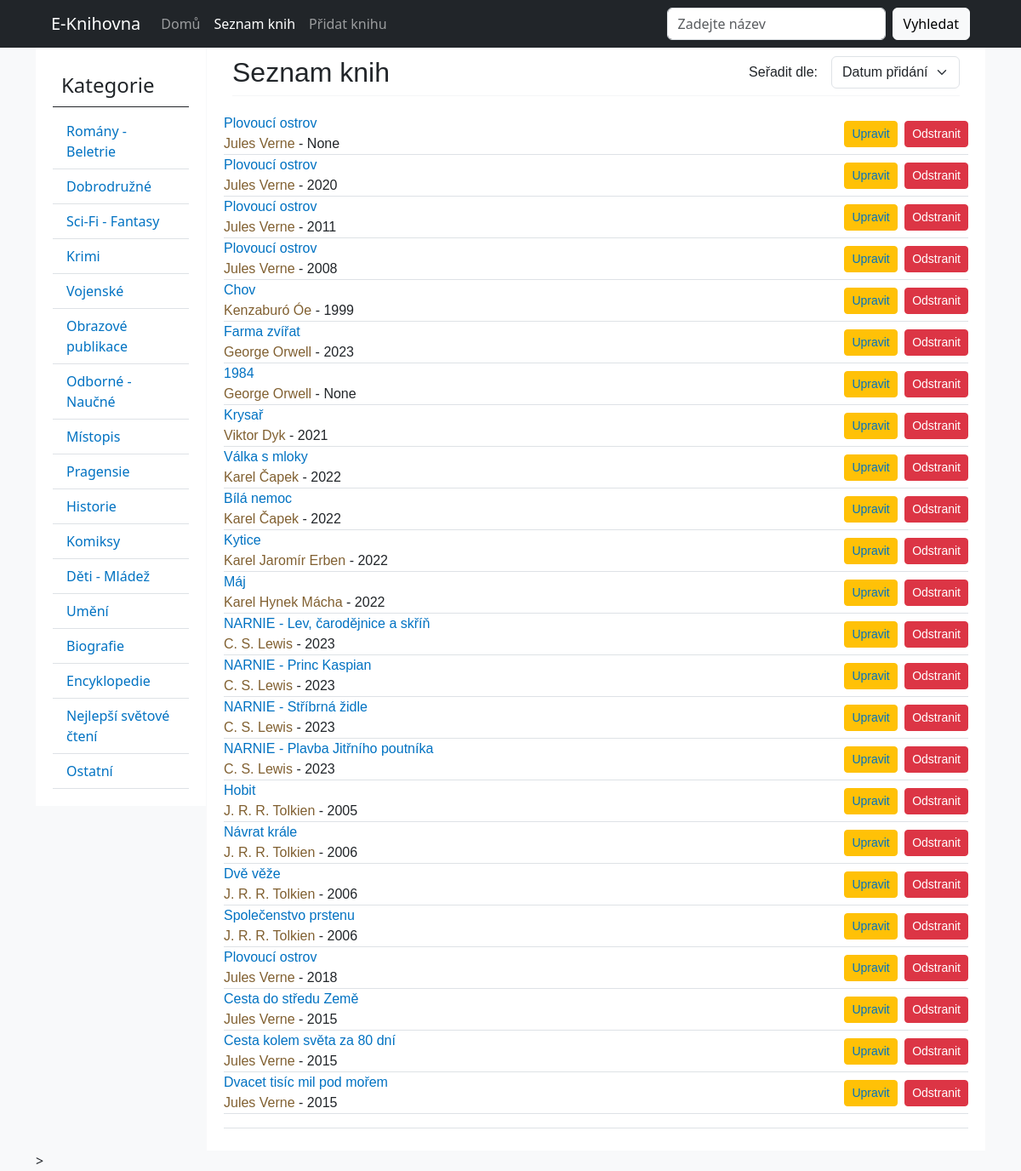
Screenshot of /seznam_knih/ with the database file from the repository.
### polls/models.py (models this page shows, shortened)
class Book(models.Model):
    ROMANCE = "Romány - Beletrie"
    ADVENTURE = "Dobrodružné"
    SCIFI = "Sci-Fi - Fantasy"
    CRIMI = "Krimi"
    MILITARY = "Vojenské"
    PIC_PUBLICATION = "Obrazové publikace"
    SPECIALIZED = "Odborné - Naučné"
    LOCAL_NAMES = "Místopis"
    PRAGENSIA = "Pragensie"
    HISTORY = "Historie"
    COMICS = "Komiksy"
    CHILDREN = "Děti - Mládež"
    ART = "Umění"
    BIOGRAPHY = "Biografie"
    ENCYCLOPEDIA = "Encyklopedie"
    BEST_READ = "Nejlepší světové čtení"
    OTHER = "Ostatní"
    GENRE_CHOICES = [
        (ROMANCE, "Romány - Beletrie"),
        (ADVENTURE, "Dobrodružné"),
        (SCIFI, "Sci-Fi - Fantasy"),
        (CRIMI, "Krimi"),
        (MILITARY, "Vojenské"),
        (PIC_PUBLICATION, "Obrazové publikace"),
        (SPECIALIZED, "Odborné - Naučné"),
        (LOCAL_NAMES, "Místopis"),
        (PRAGENSIA, "Pragensie"),
        (HISTORY, "Historie"),
        (COMICS, "Komiksy"),
        (CHILDREN, "Děti - Mládež"),
        (ART, "Umění"),
        (BIOGRAPHY, "Biografie"),
        (ENCYCLOPEDIA, "Encyklopedie"),
        (BEST_READ, "Nejlepší světové čtení"),
        (OTHER, "Ostatní"),
    ]
    title = models.CharField(max_length=200)
    author = models.CharField(max_length=200)
    genre = models.CharField(max_length=200, choices=GENRE_CHOICES)
    publisher = models.CharField(max_length=200)
    price = models.IntegerField(null=True, blank=True)
    web_price = models.IntegerField(null=True, blank=True)
    pub_date = models.IntegerField(null=True, blank=True)
    up_date = models.DateTimeField("date uploaded", default=timezone.now)
    image = models.ImageField(default="profile_pics/default.jpg", upload_to="profile_pics")

### polls/views.py (the view)
# urls.py: path("", BookListView.as_view(), name="index"),
class BookListView(ListView):
    model = Book
    template_name = "polls/index.html"
    context_object_name = "book_list"
    ordering = ["-up_date"]
    paginate_by = 28
    def get(self, request, *args, **kwargs):
        if kwargs.get("template_type") == "fast-book":
            self.template_name = "polls/fast_book.html"
        return super().get(request, *args, **kwargs)
    def get_paginate_by(self, queryset):
        if self.request.path == "/seznam_knih/":
            return 40
        return self.paginate_by
    def get_context_data(self, **kwargs):
        context = super().get_context_data(**kwargs)
        context["title"] = "Knihy"
        context["genre_choices"] = Book.GENRE_CHOICES
        return context
    def get_queryset(self):
        query = self.request.GET.get("q")
        sort_by = self.request.GET.get("sort_by")
        if query:
             queryset = Book.objects.filter(Q(title__icontains=query) | Q(author__icontains=query) | Q(genre__icontains=query))
        else:
             queryset = Book.objects.all().order_by("-up_date")
        if sort_by == "up_date":
            queryset = queryset.order_by("-up_date")
        elif sort_by == "title":
            queryset = queryset.order_by("title")
        elif sort_by == "author":
            queryset = queryset.order_by("author")
        elif sort_by == "price":
            queryset = queryset.order_by("price")
        elif sort_by == "pub_date":
            queryset = queryset.order_by("pub_date")
        return queryset

### polls/templates/polls/fast_book.html (shortened to what this page needs)
{% extends "polls/base.html" %}
{% block header %}
    <nav class="navbar navbar-expand-lg navbar-dark bg-dark">
        <div class="container-fluid mx-5">
            <a class="navbar-brand" href="{% url 'index' %}">E-Knihovna</a>
            <div class="collapse navbar-collapse" id="navbarNav">
                <div class="navbar-nav">
                    <a class="nav-link" href="{% url 'index' %}">Domů</a>
                    <a class="nav-link active" href="{% url 'fast-book' %}">Seznam knih</a>
                    <a class="nav-link {% if title == 'Přidat knihu' %}active{% endif %}" href="{% url 'new-book' %}">Přidat knihu</a>
                </div>
                <div class="navbar-nav ms-auto">
                    <form class="d-flex" method="GET" action="{% url 'fast-book' %}">
                        <input class="form-control" type="text" name="q" placeholder="Zadejte název">
                        <button class="btn btn-light my-2 my-sm-0 ms-2" type="submit">Vyhledat</button>
                    </form>
                </div>
            </div>
        </div>
    </nav>
{% endblock %}
{% block content %}
    <section class="d-flex">
        <article class="sidebar">
            <ul class="nav flex-column">
                <h4>Kategorie</h4>
              {% for genre_value, genre_label in genre_choices %}
                <li class="nav-item border-bottom">
                    <a class="nav-link" href="{% url 'fast-book-category' genre_label %}">{{ genre_label }}</a>
                </li>
              {% endfor %}
            </ul>
        </article>
        <article class="containerr flex-fill">
            <header class="container-header d-flex justify-content-between">
                <h2>Seznam knih</h2>
                <form id="select-form" method="GET" action="{% url 'fast-book' %}" class="d-flex align-items-center mb-2">
                        <label class="text-nowrap" for="sort-by">Seřadit dle:</label>
                        <select id="sort-by" class="form-select ms-3" name="sort_by">
                            <option value="up_date" {% if request.GET.sort_by == "up_date" %}selected{% endif %}>Datum přidání</option>
                        </select>
                </form>
            </header>
            <ul class="d-flex flex-column">
                {% for book in book_list %}
                    <li class="d-flex align-items-center border-bottom justify-content-between">
                        <div>
                            <a href="{% url 'book-detail' book.id %}" title="{{ book.title }}">{{ book.title }}</a>
                            <div>
                                <a class="author-a" href="{% url 'author-books' book.author %}"> {{ book.author }}</a>
                                - {{ book.pub_date }}
                            </div>
                        </div>
                        <div>
                            <a class="btn btn-warning btn-sm mt-1 mb-1 me-1" href="{% url 'book-update' book.id %}">Upravit</a>
                            <button type="button" class="btn btn-danger btn-sm mt-1 mb-1" data-bs-toggle="modal" data-bs-target="#exampleModal">
                              Odstranit
                            </button>
                        </div>
                    </li>
                {% endfor %}
            </ul>
            <div class="d-flex justify-content-end border-top pt-3">
            </div>
        </article>
    </section>>
{% endblock %}

### polls/static/polls/style.css (style rules this page uses)
body { font-family: sans-serif; }
.container-header { border-bottom: 1px solid #f5f6f7; margin: 0 10px 20px 10px; }
.container ul { display: flex; flex-wrap: wrap; justify-content: start; list-style-type: none; padding: 0; }
.containerr { background: #ffffff; padding: 10px 20px; font-family: sans-serif; margin-left: 201px; }
.containerr ul { display: flex; flex-wrap: wrap; justify-content: start; list-style-type: none; padding: 0; }
.container li a { text-decoration: none; color: #0172c2; }
.container .author-a { color: #816031; }
section .sidebar { width: 200px; position: fixed; z-index: 1; background: #ffffff; padding: 20px; }
.sidebar h4 { padding: 10px; border-bottom: 1px solid #212529; }

### rows the page displays
Book: title "Plovoucí ostrov", author "Jules Verne", pub_date "None"
Book: title "Plovoucí ostrov", author "Jules Verne", pub_date "2020"
Book: title "Plovoucí ostrov", author "Jules Verne", pub_date "2011"
Book: title "Plovoucí ostrov", author "Jules Verne", pub_date "2008"
Book: title "Chov", author "Kenzaburó Óe", pub_date "1999"
Book: title "Farma zvířat", author "George Orwell", pub_date "2023"
Book: title "1984", author "George Orwell", pub_date "None"
Book: title "Krysař", author "Viktor Dyk", pub_date "2021"
Book: title "Válka s mloky", author "Karel Čapek", pub_date "2022"
Book: title "Bílá nemoc", author "Karel Čapek", pub_date "2022"
Book: title "Kytice", author "Karel Jaromír Erben", pub_date "2022"
Book: title "Máj", author "Karel Hynek Mácha", pub_date "2022"
Book: title "NARNIE - Lev, čarodějnice a skříň", author "C. S. Lewis", pub_date "2023"
Book: title "NARNIE - Princ Kaspian", author "C. S. Lewis", pub_date "2023"
Book: title "NARNIE - Stříbrná židle", author "C. S. Lewis", pub_date "2023"
Book: title "NARNIE - Plavba Jitřního poutníka", author "C. S. Lewis", pub_date "2023"
Book: title "Hobit", author "J. R. R. Tolkien", pub_date "2005"
Book: title "Návrat krále", author "J. R. R. Tolkien", pub_date "2006"
Book: title "Dvě věže", author "J. R. R. Tolkien", pub_date "2006"
Book: title "Společenstvo prstenu", author "J. R. R. Tolkien", pub_date "2006"
Book: title "Plovoucí ostrov", author "Jules Verne", pub_date "2018"
Book: title "Cesta do středu Země", author "Jules Verne", pub_date "2015"
Book: title "Cesta kolem světa za 80 dní", author "Jules Verne", pub_date "2015"
Book: title "Dvacet tisíc mil pod mořem", author "Jules Verne", pub_date "2015"

### other values shown
{{ genre_label }} "Romány - Beletrie" "Dobrodružné" "Sci-Fi - Fantasy" "Krimi" "Vojenské" "Obrazové publikace" "Odborné - Naučné" "Místopis" "Pragensie" "Historie" "Komiksy" "Děti - Mládež" "Umění" "Biografie" "Encyklopedie" "Nejlepší světové čtení" "Ostatní"
